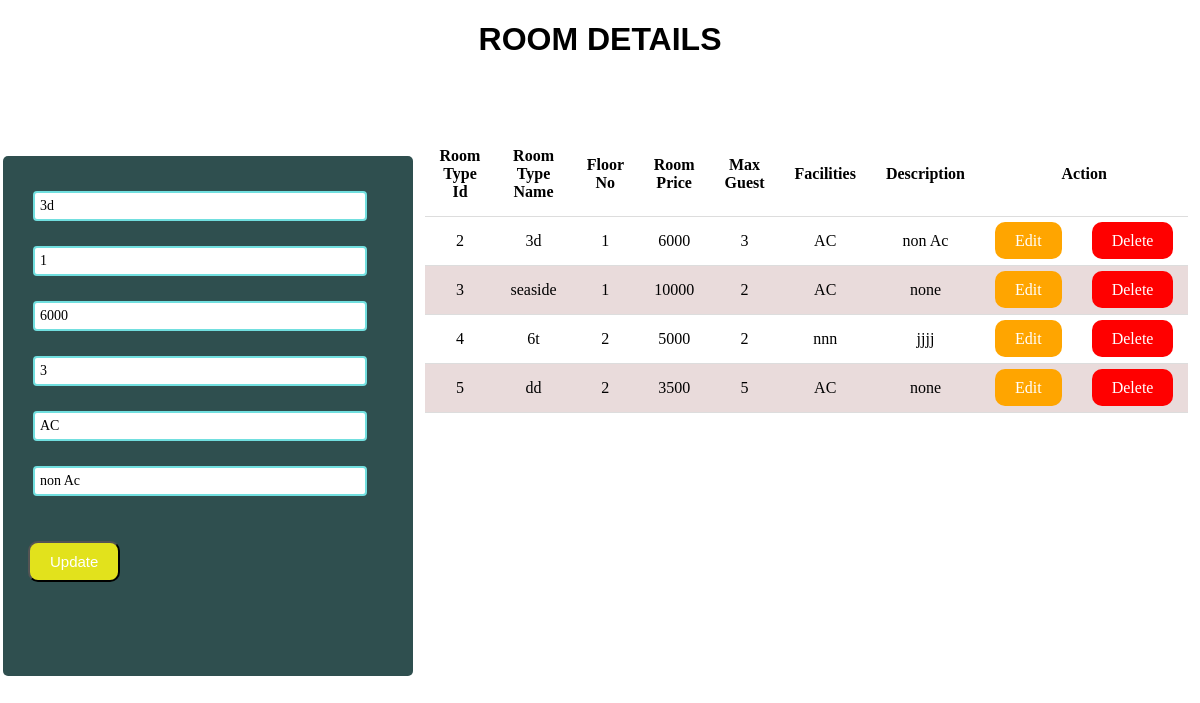
Page /room-type.php?edit=2 on the committed database.
### tables this page shows
CREATE TABLE `room_type` (
  `type_id` int(11) NOT NULL,
  `type_name` varchar(255) NOT NULL,
  `floor_no` int(11) NOT NULL,
  `room_price` int(11) NOT NULL,
  `max_guest` int(11) NOT NULL,
  `facilities` varchar(255) NOT NULL,
  `description` varchar(255) NOT NULL
);

### server.php (called while the page is built, shortened)
<?php
$db=mysqli_connect('localhost','root','','roomdb');
$result=mysqli_query($db,"SELECT * FROM room_type");
 ?>

### room-type.php (the view, shortened to what this page needs)
<?php include('server.php');
if(isset($_GET['edit'])){
   $type_id=$_GET['edit'];
   $edit_state=true;
   $rec=mysqli_query($db,"SELECT * FROM room_type WHERE type_id=$type_id");
   $record=mysqli_fetch_array($rec);
   $type_name=$record['type_name'];
   $floor_no=$record['floor_no'];
   $room_price=$record['room_price'];
   $max_guest=$record['max_guest'];
   $facilities=$record['facilities'];
   $description=$record['description'];
}
?>
<!DOCTYPE html>
<html lang="en">
<head>
    <link rel="stylesheet" type="text/css" href="style.css">
</head>
<body>
    <div class="container">
        <h1>ROOM DETAILS</h1>
    </div>
    <div class="container2">
<form method="post" action="server.php">
    <input type="text" name="type_name" placeholder="Room Type Name" value="<?php echo $type_name; ?>">
    <input class="same" type="text" name="floor_no" placeholder="Floor No" value="<?php echo $floor_no; ?>">
    <input class="same" type="text" name="room_price" placeholder="Room Price" value="<?php echo $room_price; ?>">
    <input class="same" type="text" name="max_guest" placeholder="Max Guest" value="<?php echo $max_guest; ?>">
    <input class="same" type="text" name="facilities" placeholder="Facilities" value="<?php echo $facilities; ?>">
    <input class="same" type="text" name="description" placeholder="Description" value="<?php echo $description; ?>">
    <div class="buttonbox">
       <?php if($edit_state == false): ?>
         <button type="submit" class="btn1" name="create">create</button>
         <?php else:?>
        <button type="submit" class="btn3" name="update">Update</button>
        <?php endif ?>
    </div>
</form >
</div>
    <div class="tablebox">
        <table>
            <thead>
                <tr>
                    <th scope="col">Room Type Id</th>
                    <th scope="col">Room Type Name</th>
                    <th scope="col">Floor No</th>
                    <th scope="col">Room Price</th>
                    <th scope="col">Max Guest</th>
                    <th scope="col">Facilities</th>
                    <th scope="col">Description</th>
                    <th colspan="2">Action</th>
                </tr>
            </thead>
            <tbody>
                <?php while($row=mysqli_fetch_array($result)){?>
                <tr>
                    <td><?php echo $row['type_id'] ?></td>
                    <td><?php echo $row['type_name'] ?></td>
                    <td><?php echo $row['floor_no'] ?></td>
                    <td><?php echo $row['room_price'] ?></td>
                    <td><?php echo $row['max_guest'] ?></td>
                    <td><?php echo $row['facilities'] ?></td>
                    <td><?php echo $row['description'] ?></td>
                    <td><a class="edit_btn" href="room-type.php?edit=<?php echo $row['type_id']; ?>">Edit</a></td>
                    <td><a class="delete_btn" href="server.php?delete=<?php echo $row['type_id']; ?>">Delete</a></td>
                </tr>
                <?php } ?>
            </tbody>
        </table>
    </div>
</body>
</html>

### style.css (style rules this page uses)
body { padding: 0; margin: 0; }
.container h1 { padding-bottom: 4px; text-align: center; font-family: sans-serif; }
.container2 { width: 400px; height: 500px; position: relative; background:#2F4F4F; margin: 6% auto; padding: 10px 5px; border-radius: 5px; float: left; margin-left: 3px; }
.container2 input { border:2px solid rgb(113, 223, 223); border-radius: 4px; display:block; font-family: inherit; font-size: 14px; padding: 5px; width: 80%; margin :25px ; }
.buttonbox button { padding: 10px 20px; margin: 20px 20px; border-radius: 10px; font-size: 15px; }
.btn3 { background: rgb(226, 226, 28); color: white; }
.tablebox { margin-top: 70px; display: flex; justify-content: center; }
table { width: 75%; height: auto; border-collapse: collapse; }
table,th,td { text-align: center; padding: 15px; border-bottom: 1px solid #ddd; }
tr:nth-child(even) { background-color: #e9dbdb; }
.edit_btn { text-decoration: none; padding: 10px 20px; background: #ffa500; color: white; border-radius: 10px; }
.delete_btn { text-decoration: none; padding: 10px 20px; background: red; color: white; border-radius: 10px; }

### rows in the picture
room_type: type_name "3d", floor_no "1", room_price "6000", max_guest "3", facilities "AC", description "non Ac", type_id "2"
room_type: type_id "3", type_name "seaside", floor_no "1", room_price "10000", max_guest "2", facilities "AC", description "none"
room_type: type_id "4", type_name "6t", floor_no "2", room_price "5000", max_guest "2", facilities "nnn", description "jjjj"
room_type: type_id "5", type_name "dd", floor_no "2", room_price "3500", max_guest "5", facilities "AC", description "none"
